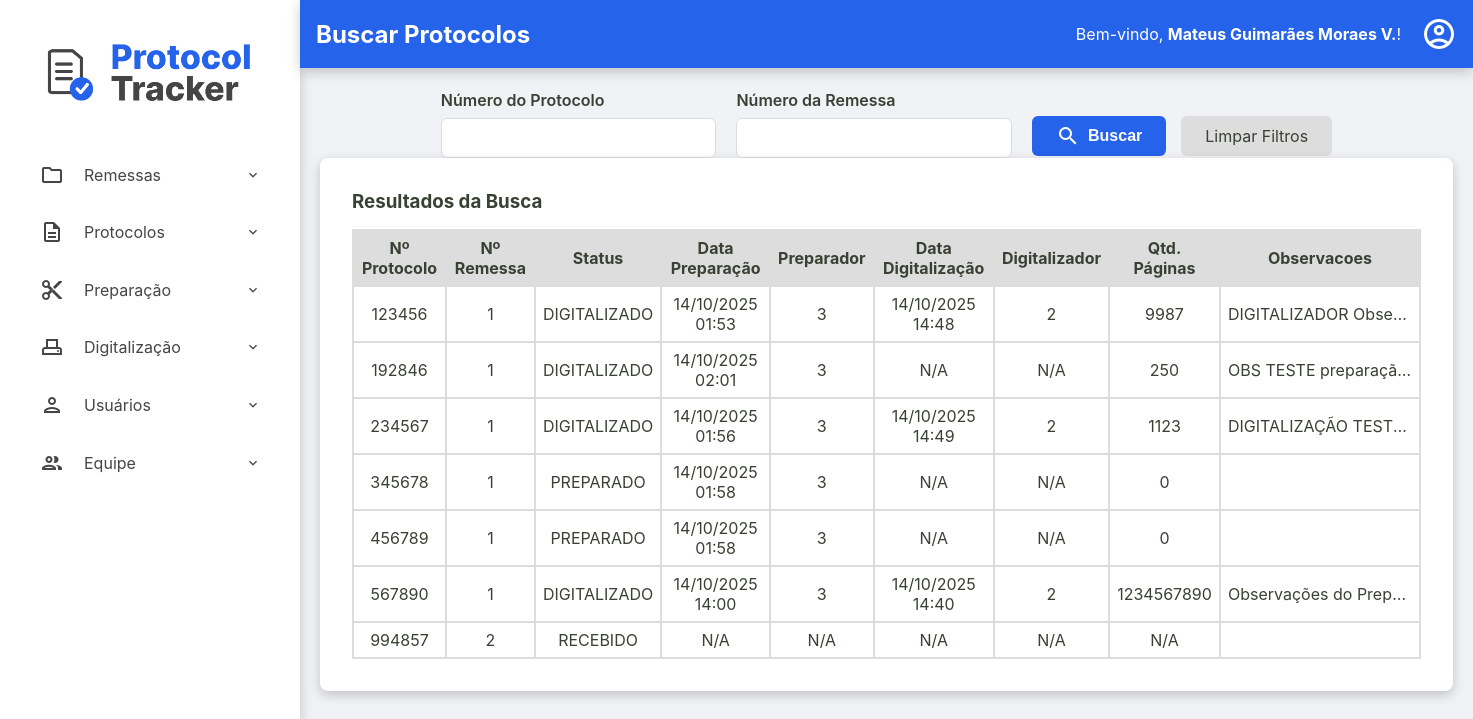
Page /admin/protocolos/buscar-protocolos (signed in) on the earlier database version.
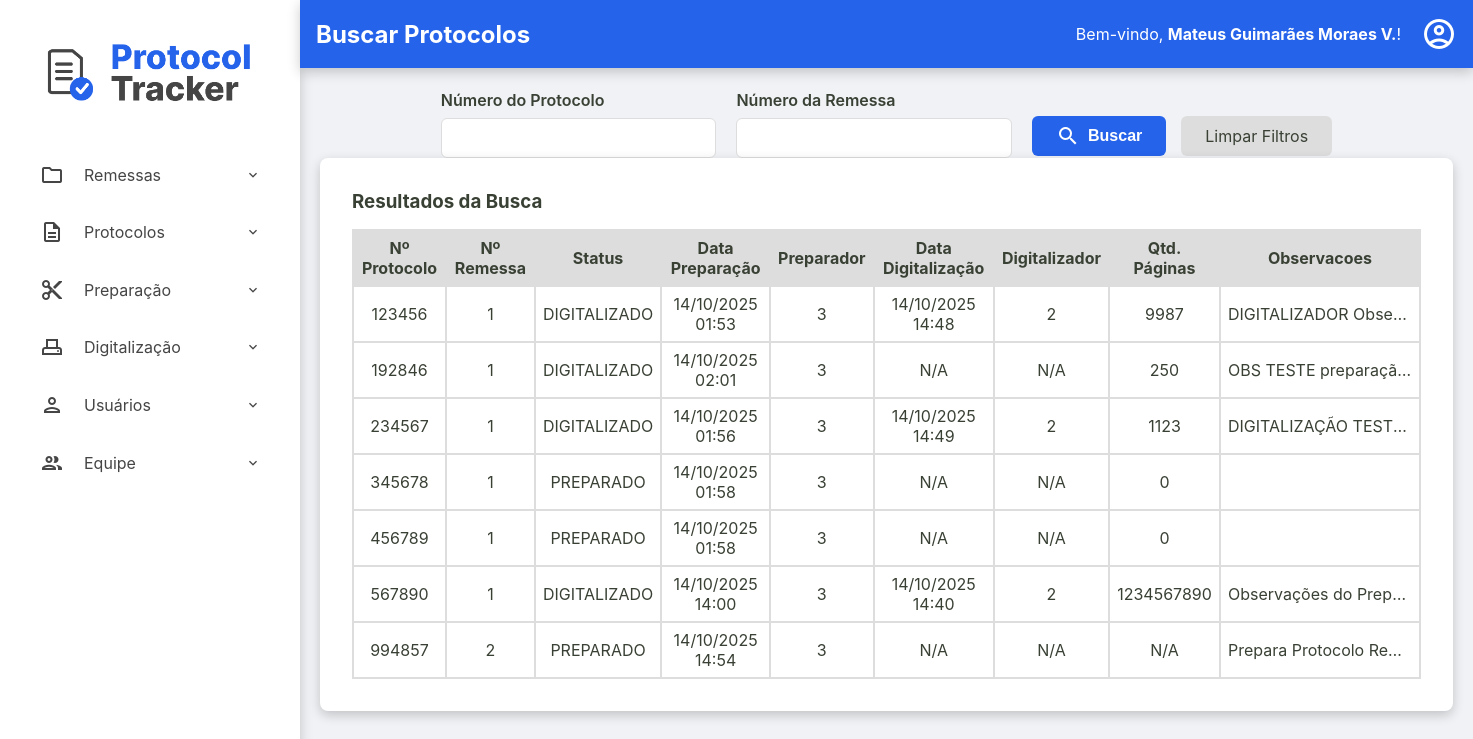
Same page on the later database version.
### tables this page shows
CREATE TABLE usuarios (
    id INTEGER PRIMARY KEY AUTOINCREMENT,
    nome TEXT NOT NULL,
    email TEXT NOT NULL UNIQUE,
    cpf TEXT NOT NULL UNIQUE,
    hash_senha TEXT NOT NULL,
    permissao TEXT NOT NULL,
    data_criacao TEXT NOT NULL DEFAULT CURRENT_TIMESTAMP,
    status INTEGER NOT NULL DEFAULT 1
  );

CREATE TABLE protocolos (
    id TEXT PRIMARY KEY,
    id_remessa TEXT NOT NULL,
    numero_protocolo TEXT NOT NULL UNIQUE,
    data_preparacao TEXT NULL,
    id_preparador INTEGER NULL,
    data_digitalizacao TEXT NULL,
    id_digitalizador INTEGER NULL,
    status TEXT NOT NULL DEFAULT 'RECEBIDO',
    quantidade_paginas INTEGER NULL CHECK (quantidade_paginas >= 0),
    observacoes TEXT NULL,
    FOREIGN KEY (id_remessa) REFERENCES remessas (id),
    FOREIGN KEY (id_preparador) REFERENCES usuarios (id),
    FOREIGN KEY (id_digitalizador) REFERENCES usuarios (id)
  );

CREATE TABLE remessas (
    numero_remessa INTEGER PRIMARY KEY, -- SQLite vai gerenciar o autoincremento aqui
    id TEXT NOT NULL UNIQUE, -- Seu ID de texto continua sendo obrigatório e único
    data_recebimento TEXT NOT NULL,
    data_entrega TEXT NULL,
    status TEXT NOT NULL DEFAULT 'RECEBIDO',
    quantidade_protocolos INTEGER NULL CHECK (quantidade_protocolos >= 0),
    id_administrador INTEGER NOT NULL,
    observacoes TEXT NULL,
    FOREIGN KEY (id_administrador) REFERENCES usuarios (id)
  );

### src/Controller/ProtocoloController.php (called while the page is built, shortened)
<?php
class ProtocoloController
{
    private ?Usuario $usuario_logado = null;
    private ?string $permissao = null;
    public function __construct(
        private ProtocoloRepository $protocoloRepository,
        private ProtocoloService $protocoloService,
        private UsuarioRepository $usuarioRepository,
        private RemessaRepository $remessaRepository,
        private DashboardService $dashboardService
    ) {
        $id_usuario = $_SESSION['usuario_logado_id'] ?? null;
        if ($id_usuario) {
            $this->usuario_logado = $this->usuarioRepository->findById($id_usuario);
        }
        if ($this->usuario_logado) {
            $this->permissao = $this->usuario_logado->getPermissao();
        }
    }
    public function buscarProtocolos()
    {
        try {
            $titulo_da_pagina = "Buscar Protocolos";
            $usuario_logado = $this->usuario_logado;
            $permissao = $this->permissao;
            $numero_protocolo = $_GET['numero_protocolo'] ?? null;
            $numero_remessa = $_GET['numero_remessa'] ?? null;
            $listaProtocolos = $this->protocoloRepository->search($numero_protocolo, $numero_remessa);
            require __DIR__ . '/../../templates/admin/buscar-protocolos.php';
        } catch (Exception $e) {
            $this->home($e->getMessage());
        }
    }
}

### src/Repository/UsuarioRepository.php (called while the page is built, shortened)
<?php
class UsuarioRepository implements UsuarioRepositoryInterface
{
    private PDO $connection;
    public function __construct(PDO $connection)
    {
        $this->connection = $connection;
    }
    public function findById(int $id): ?Usuario
    {
        $sqlQuery = "SELECT * FROM usuarios WHERE id = :id;";
        $stmt = $this->connection->prepare($sqlQuery);
        $stmt->bindValue(':id', $id);
        $stmt->execute();
        $dadosUsuario = $stmt->fetch();
        return Usuario::fromArray($dadosUsuario);
    }
}

### src/Model/Usuario.php (called while the page is built, shortened)
<?php
class Usuario {
    public function getNome(): string { return $this->nome; }
    public static function fromArray(array $array): self
    {
        try {
            $data_criacao = isset($array['data_criacao']) ? new DateTimeImmutable($array['data_criacao']) : null;
        } catch (Exception $e) {
            throw new Exception("Falha ao criar data");
        }
        return new self(
            (int) $array['id'],
            $array['nome'],
            $array['email'],
            $array['cpf'],
            $array['hash_senha'],
            $array['permissao'],
            $data_criacao,
            (bool) $array['status']
        );
    }
}

### src/Controller/Admin/RemessaController.php (called while the page is built, shortened)
<?php
class RemessaController
{
    public function __construct(
        private RemessaRepository $remessaRepository,
        private RemessaService $remessaService,
        private ProtocoloRepository $protocoloRepository,
        private ProtocoloService $protocoloService,
        private UsuarioRepository $usuarioRepository,
        private DashboardService $dashboardService
    ) {
        $id_usuario = $_SESSION['usuario_logado_id'] ?? null;
        if ($id_usuario) {
            $this->usuario_logado = $this->usuarioRepository->findById($id_usuario);
        }
    }
}

### src/Repository/ProtocoloRepository.php (called while the page is built, shortened)
<?php
class ProtocoloRepository implements ProtocoloRepositoryInterface
{
    private PDO $connection;
    public function __construct(PDO $connection)
    {
        $this->connection = $connection;
    }
    public function search(?string $numero_protocolo = null, ?string $numero_remessa = null): array
    {
        $parametros = [];
        $sqlQuery = "SELECT
        p.numero_protocolo AS numero_protocolo,
        r.numero_remessa AS numero_remessa,
        p.status AS status_protocolo,
        p.data_preparacao AS data_preparacao,
        p.id_preparador AS id_preparador,
        p.data_digitalizacao AS data_digitalizacao,
        p.id_digitalizador AS id_digitalizador,
        p.quantidade_paginas AS quantidade_paginas,
        p.observacoes AS observacoes
        FROM protocolos as p
        JOIN remessas as r
        ON p.id_remessa = r.id";
        $sqlQuery .= ' ORDER BY r.numero_remessa, p.numero_protocolo;';
        $stmt = $this->connection->prepare($sqlQuery);
        $stmt->execute($parametros);
        return $stmt->fetchAll();
    }
}

### templates/admin/buscar-protocolos.php (the view)
<?php require __DIR__ . '/../components/_header.php'; ?>
<div class="form-container busca-container">
    <form action="/admin/protocolos/buscar-protocolos" method="get" class="busca-form">
        <div class="form-row">
            <div class="form-group">
                <label for="numero_protocolo">Número do Protocolo</label>
                <input type="text" id="numero_protocolo" name="numero_protocolo" value="<?= htmlspecialchars($_GET['numero_protocolo'] ?? '') ?>">
            </div>
            <div class="form-group">
                <label for="numero_remessa">Número da Remessa</label>
                <input type="text" id="numero_remessa" name="numero_remessa" value="<?= htmlspecialchars($_GET['numero_remessa'] ?? '') ?>">
            </div>
        </div>
        <div class="form-actions">
            <button type="submit" class="btn-buscar">
                <span class="material-icons-outlined">search</span> Buscar
            </button>
            <a href="/admin/protocolos/buscar-protocolos" class="btn-limpar">Limpar Filtros</a>
        </div>
    </form>
</div>
<div class="listagem-container busca-container">
    <h3>Resultados da Busca</h3>
    <table class="protocolos-table datatable-js">
        <thead>
            <tr>
                <th>Nº Protocolo</th>
                <th>Nº Remessa</th>
                <th>Status</th>
                <th>Data Preparação</th>
                <th>Preparador</th>
                <th>Data Digitalização</th>
                <th>Digitalizador</th>
                <th>Qtd. Páginas</th>
                <th>Observacoes</th>
            </tr>
        </thead>
        <tbody>
            <?php foreach ($listaProtocolos as $protocolo): ?>
                <tr>
                    <td><?= htmlspecialchars($protocolo['numero_protocolo']) ?></td>
                    <td><?= htmlspecialchars($protocolo['numero_remessa']) ?></td>
                    <td><?= htmlspecialchars($protocolo['status_protocolo']) ?></td>
                    <td><?= $protocolo['data_preparacao'] ? (new DateTimeImmutable($protocolo['data_preparacao']))->format('d/m/Y H:i') : 'N/A' ?></td>
                    <td><?= htmlspecialchars($protocolo['id_preparador'] ?? 'N/A') ?></td>
                    <td><?= $protocolo['data_digitalizacao'] ? (new DateTimeImmutable($protocolo['data_digitalizacao']))->format('d/m/Y H:i') : 'N/A' ?></td>
                    <td><?= htmlspecialchars($protocolo['id_digitalizador'] ?? 'N/A') ?></td>
                    <td><?= htmlspecialchars($protocolo['quantidade_paginas'] ?? 'N/A') ?></td>
                    <td class="coluna-observacoes" title="<?= htmlspecialchars($protocolo['observacoes'] ?? '') ?>"><?= htmlspecialchars($protocolo['observacoes']) ?? '' ?></td>
                </tr>
            <?php endforeach; ?>
        </tbody>
    </table>
</div>
<?php require __DIR__ . '/../components/_footer.php'; ?>

### public/index.php (shortened to what this page needs)
<?php
try {
    $connection = ConnectionCreatorSqlite::createConnectionSqlite();
    $protocoloRepository = new ProtocoloRepository($connection);
    $remessaRepository = new RemessaRepository($connection);
    $usuarioRepository = new UsuarioRepository($connection);
    $dashboardService = new DashboardService($protocoloRepository, $remessaRepository);
    $protocoloService = new ProtocoloService($protocoloRepository, $remessaRepository, $usuarioRepository);
    $remessaService = new RemessaService($remessaRepository, $usuarioRepository, $protocoloRepository);
    $remessaController = new RemessaController($remessaRepository, $remessaService, $protocoloRepository, $protocoloService, $usuarioRepository, $dashboardService);
    $protocoloController = new ProtocoloController($protocoloRepository, $protocoloService, $usuarioRepository, $remessaRepository, $dashboardService);
    $url = $_SERVER['REQUEST_URI'];
    $url = parse_url($url, PHP_URL_PATH);
    $method = $_SERVER['REQUEST_METHOD'];
    switch ($url) {
        case '/admin/protocolos/buscar-protocolos':
            if($method === 'GET'){
                $protocoloController->buscarProtocolos();
            }
            break;
    }
} catch (Exception $e) {
    http_response_code(500);
    echo "<p>Mensagem do Erro: " . $e->getMessage() . "</p>";
}

### templates/components/_header.php (shortened to what this page needs)
<!DOCTYPE html>
<html lang="pt-br">
<head>
    <link rel="stylesheet" href="/assets/css/style.css">
    <link rel="stylesheet" href="https://cdn.datatables.net/2.0.8/css/dataTables.dataTables.css">
</head>
<body>
    <div class="container-principal">
        <aside class="sidebar">
            <div class="sidebar-logo">
                <a href="/home"><img src="/assets/imgs/ProtocolTrackerLogo.png" alt="Logo Protocol Tracker"></a>
            </div>
            <nav>
                <ul>
                    <?php if ($permissao === 'administrador'): ?>
                        <li class="has-submenu">
                            <a><span class="material-icons-outlined">folder</span> Remessas</a>
                        </li>
                        <li class="has-submenu">
                            <a><span class="material-icons-outlined">description</span> Protocolos</a>
                        </li>
                        <li class="has-submenu">
                            <a><span class="material-icons-outlined">content_cut</span> Preparação</a>
                        </li>
                        <li class="has-submenu">
                            <a><span class="material-icons-outlined">adf_scanner</span> Digitalização</a>
                        </li>
                        <li class="has-submenu">
                            <a><span class="material-icons-outlined">person</span> Usuários</a>
                        </li>
                        <li class="has-submenu">
                            <a><span class="material-icons-outlined">group</span> Equipe</a>
                        </li>
                    <?php endif; ?>
                </ul>
            </nav>
        </aside>
        <div class="div-conteudo-principal">
            <?php require __DIR__ . '/_content-header.php'; ?>
            <main class="conteudo-principal">

### templates/components/_content-header.php (shortened to what this page needs)
<div class="content-header">
    <div class="header-title">
        <h2><?= isset($titulo_da_pagina) ? htmlspecialchars($titulo_da_pagina) : 'Página sem Título' ?></h2>
    </div>
    <div class="logout">
        <?php if (isset($usuario_logado) && $usuario_logado): ?>
            <div class="welcome-message">
                <span>Bem-vindo, <strong><?= htmlspecialchars($usuario_logado->getNome()) ?></strong>!</span>
            </div>
            <div class="dropdown">
                <a href="#" id="user-menu-toggle" class="action-icon" title="Opções do Usuário">
                    <span class="material-icons-outlined">account_circle</span>
                </a>
            </div>
        <?php endif; ?>
    </div>
</div>

### templates/components/_footer.php (shortened to what this page needs)
            </main>
        </div>
    </div>
</body>
</html>

Differences in the rows shown:
changed protocolos: status "RECEBIDO" → "PREPARADO"; data_preparacao (not shown) → "14/10/2025 14:54"; id_preparador "N/A" → "3"; observacoes (not shown) → "Prepara Protocolo Re…"; no longer shows "N/A"
